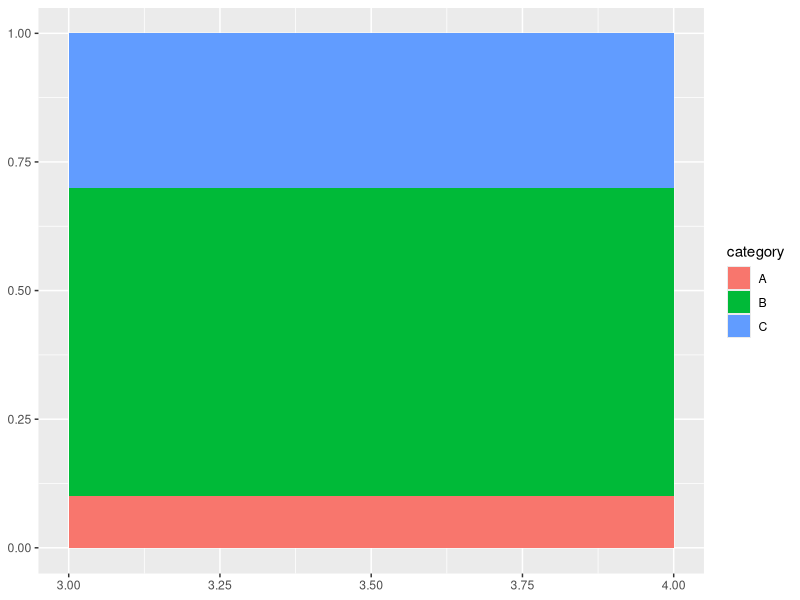
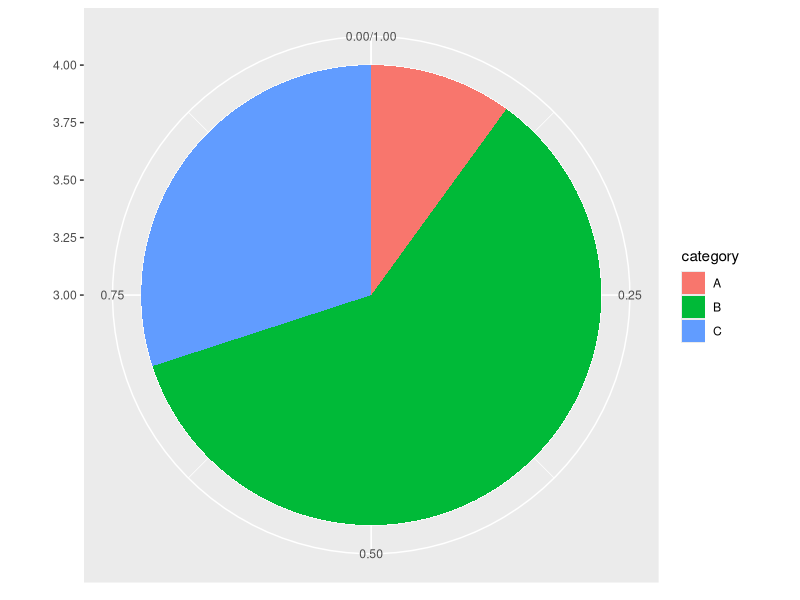
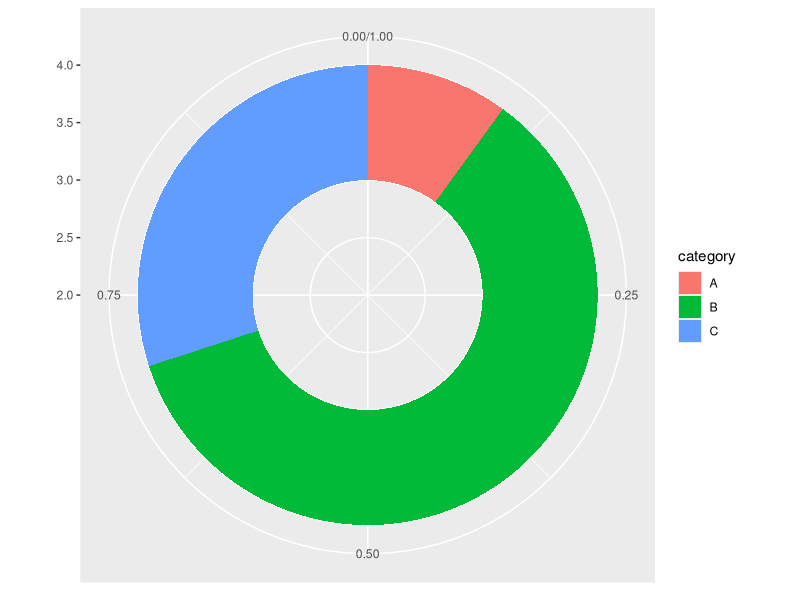
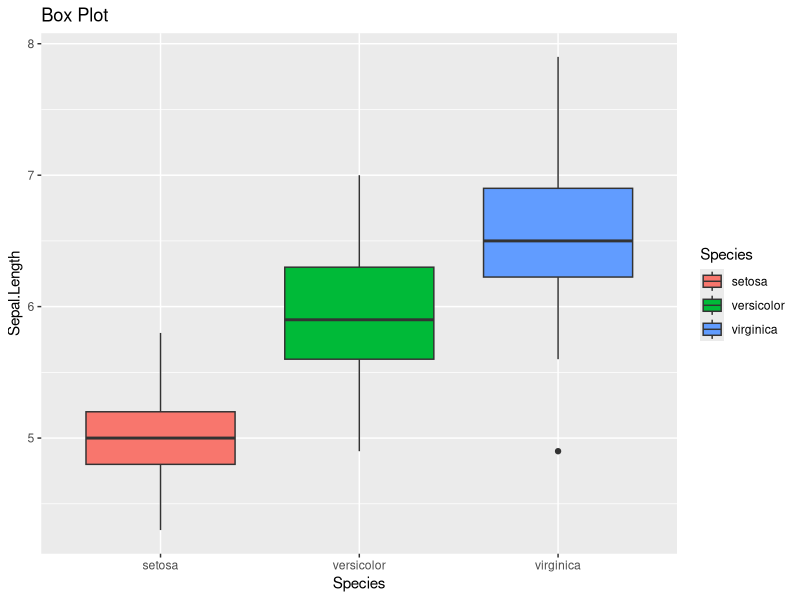
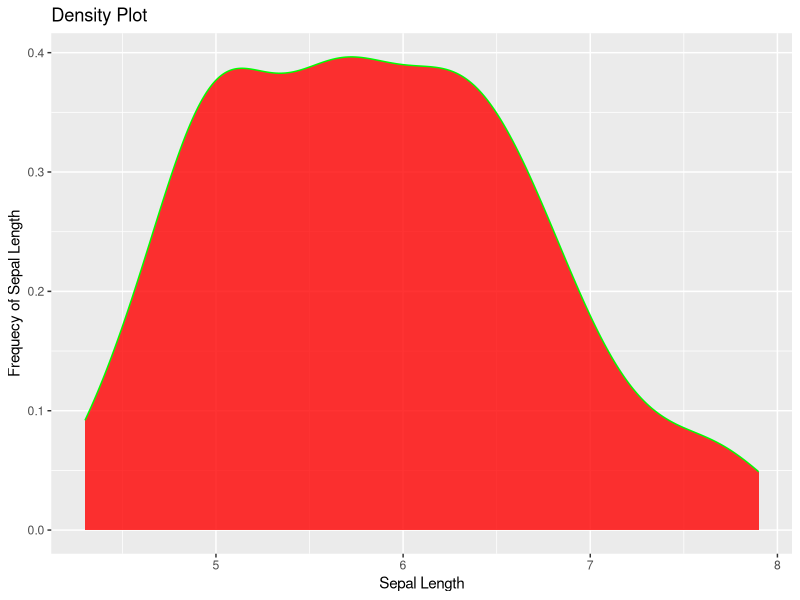

R code for these plots, in order:
# load library
library(ggplot2)

# Create test data.
data <- data.frame(
  category=c("A", "B", "C"),
  count=c(10, 60, 30)
)
data

# Compute percentages of the entries 
data$fraction = data$count / sum(data$count)
data$fraction

# Compute the cumulative percentages 
data$ymax = cumsum(data$fraction)  
data$ymax

# cummulative - running total

# Compute the bottom of each rectangle
data$ymin = c(0, head(data$ymax, n=-1)) # taking first value as 0 and last removed 
data$ymin

# Make the plot


ggplot(data, aes(ymax=ymax, ymin=ymin, xmax=4, xmin=3, fill=category)) +
  geom_rect()

ggplot(data, aes(ymax=ymax, ymin=ymin, xmax=4, xmin=3, fill=category)) +
  geom_rect() +
  coord_polar(theta="y")  
# rotate wrt y axis 

ggplot(data, aes(ymax=ymax, ymin=ymin, xmax=4, xmin=3, fill=category)) +
  geom_rect() +
  coord_polar(theta="y") + 
  xlim(c(2, 4))
# center location changed from 2 to 4 


#box plot 
ggplot(data=iris, aes(x=Species, y=Sepal.Length, 
                      fill=Species))+
  geom_boxplot()+
  ggtitle("Box Plot")


#density plot 
ggplot(data=iris, aes(x=Sepal.Length))+
  labs(x="Sepal Length",y="Frequecy of Sepal Length")+
  geom_density(fill="red",col="green",alpha=0.8)+
  ggtitle("Density Plot")

#alpha - transparency